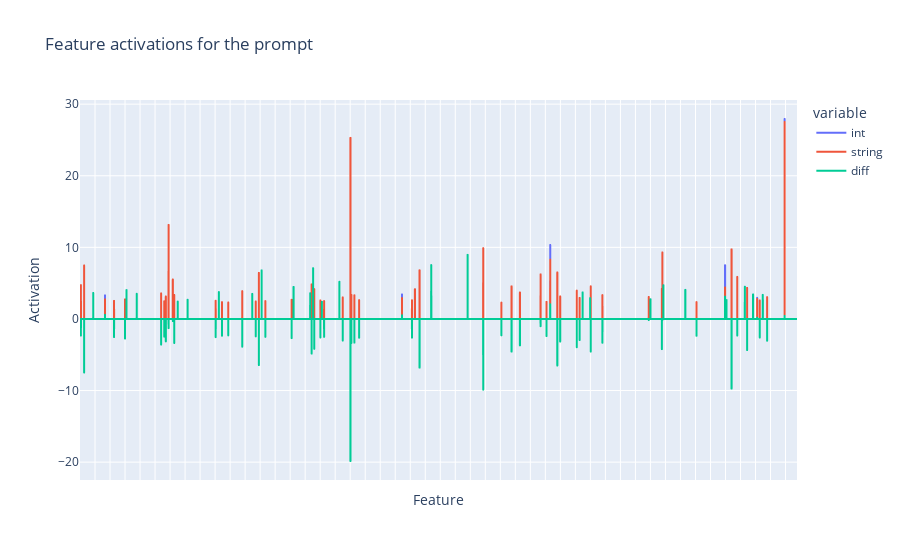

Notebook code for this chart:
### Code cell
prompt = ["What is 54 plus 32 ? \nIt is ", "What is 54 plus 32 ? \nWhat is "]
_, cache = model.run_with_cache_with_saes(prompt, saes=[sae])
print([(k, v.shape) for k,v in cache.items() if "sae" in k])

feature_activation_df = pd.DataFrame(cache['blocks.8.hook_resid_post.hook_sae_acts_post'][0, -1, :].cpu().numpy(),
                                     index = [f"feature_{i}" for i in range(sae.cfg.d_sae)],
)
feature_activation_df.columns = ["int"]
feature_activation_df["string"] = cache['blocks.8.hook_resid_post.hook_sae_acts_post'][1, -1, :].cpu().numpy()
feature_activation_df["diff"]= feature_activation_df["int"] - feature_activation_df["string"]

fig = px.line(
    feature_activation_df,
    title="Feature activations for the prompt",
    labels={"index": "Feature", "value": "Activation"},
)

# hide the x-ticks
fig.update_xaxes(showticklabels=False)
fig.show()
fig.write_image("diff_feature_activations.png")

### Figure 1 — Plotly figure (JSON) as saved in the notebook; plotly's stock layout.template omitted (floating-point values rounded to 4 significant figures; data arrays with more than 128 entries replaced by an {"elided": "..."} marker saying what was removed)
{"data": [{"hovertemplate": "variable=int<br>Feature=%{x}<br>Activation=%{y}<extra></extra>", "legendgroup": "int", "line": {"color": "#636efa", "dash": "solid"}, "marker": {"symbol": "circle"}, "mode": "lines", "name": "int", "showlegend": true, "type": "scattergl", "x": {"elided": "16384 str values"}, "xaxis": "x", "y": {"elided": "16384 float values"}, "yaxis": "y"}, {"hovertemplate": "variable=string<br>Feature=%{x}<br>Activation=%{y}<extra></extra>", "legendgroup": "string", "line": {"color": "#EF553B", "dash": "solid"}, "marker": {"symbol": "circle"}, "mode": "lines", "name": "string", "showlegend": true, "type": "scattergl", "x": {"elided": "16384 str values"}, "xaxis": "x", "y": {"elided": "16384 float values"}, "yaxis": "y"}, {"hovertemplate": "variable=diff<br>Feature=%{x}<br>Activation=%{y}<extra></extra>", "legendgroup": "diff", "line": {"color": "#00cc96", "dash": "solid"}, "marker": {"symbol": "circle"}, "mode": "lines", "name": "diff", "showlegend": true, "type": "scattergl", "x": {"elided": "16384 str values"}, "xaxis": "x", "y": {"elided": "16384 float values"}, "yaxis": "y"}], "layout": {"legend": {"title": {"text": "variable"}, "tracegroupgap": 0}, "title": {"text": "Feature activations for the prompt"}, "xaxis": {"anchor": "y", "domain": [0, 1], "showticklabels": false, "title": {"text": "Feature"}}, "yaxis": {"anchor": "x", "domain": [0, 1], "title": {"text": "Activation"}}}}
